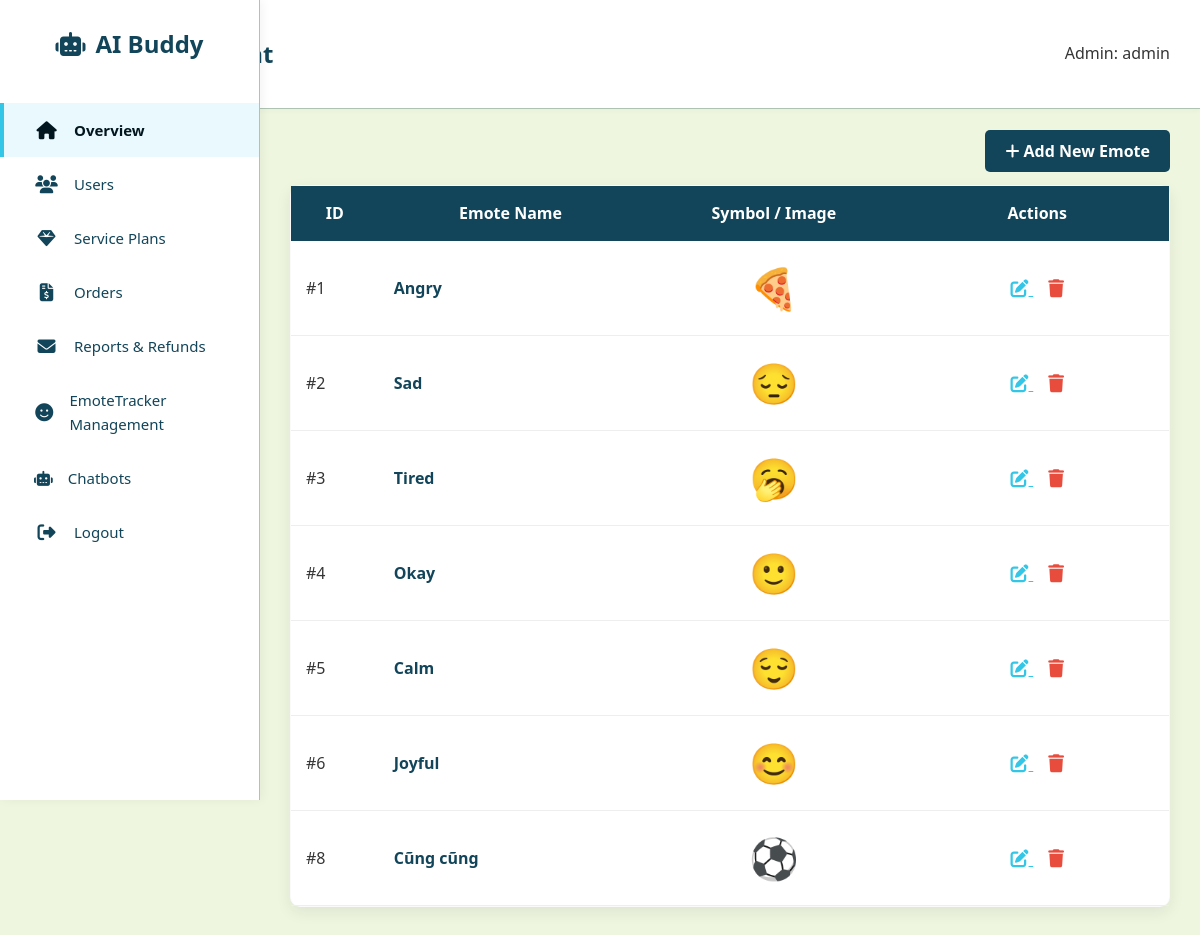
/admin_aibuddy/modules/emote/index.php (signed in), run on the app's committed database.
### tables this page shows
CREATE TABLE `icon` (
  `IconID` int(11) NOT NULL,
  `IconName` varchar(50) DEFAULT NULL,
  `IconSymbol` varchar(20) DEFAULT NULL
);

### admin_aibuddy/modules/emote/index.php (the view, shortened to what this page needs)
<?php
require_once __DIR__ . '/../../config/db.php';
$sql = "SELECT * FROM icon ORDER BY IconID ASC";
$result = $conn->query($sql);
?>
<!DOCTYPE html>
<html lang="en">
<head>
    <link rel="stylesheet" href="../../assets/css/style.css">
    <link rel="stylesheet" href="https://cdnjs.cloudflare.com/ajax/libs/font-awesome/6.4.0/css/all.min.css">
</head>
<body>
    <?php include __DIR__ . '/../../includes/sidebar.php'; ?>
    <div class="top-navbar">
        <h2>Emote Management</h2>
        <div class="user-profile">Admin: <?php echo $_SESSION['user_name']; ?></div>
    </div>
    <div class="main-content">
        <div style="margin-bottom: 20px; text-align: right;">
            <a href="add.php" class="btn" style="background: var(--primary); color: white; padding: 10px 20px; text-decoration: none; border-radius: 5px; font-weight: bold;">
                <i class="fa-solid fa-plus"></i> Add New Emote
            </a>
        </div>
        <div class="table-container card-box" style="padding: 0;">
            <table style="width: 100%; border-collapse: collapse;">
                <thead>
                    <tr style="background: var(--primary); color: white;">
                        <th style="padding: 15px; width: 10%;">ID</th>
                        <th style="padding: 15px; width: 30%;">Emote Name</th>
                        <th style="padding: 15px; width: 30%; text-align: center;">Symbol / Image</th>
                        <th style="padding: 15px; text-align: center;">Actions</th>
                    </tr>
                </thead>
                <tbody>
                    <?php if ($result && $result->num_rows > 0): ?>
                        <?php while($row = $result->fetch_assoc()): ?>
                            <tr style="border-bottom: 1px solid #eee;">
                                <td style="padding: 15px;">#<?php echo $row['IconID']; ?></td>
                                <td style="padding: 15px; font-weight: bold; color: var(--primary);">
                                    <?php echo htmlspecialchars($row['IconName']); ?>
                                </td>
                                <td style="padding: 15px; text-align: center;">
                                    <span class="emote-preview">
                                        <?php echo htmlspecialchars($row['IconSymbol']); ?>
                                    </span>
                                </td>
                                <td style="padding: 15px; text-align: center;">
                                    <a href="edit.php?id=<?php echo $row['IconID']; ?>" style="color: var(--accent); margin-right: 15px; font-size: 18px;" title="Edit">
                                        <i class="fa-solid fa-pen-to-square"></i>
                                    </a>
                                    <a href="index.php?delete_id=<?php echo $row['IconID']; ?>"
                                       onclick="return confirm('WARNING: Are you sure you want to delete the emote \'<?php echo $row['IconName']; ?>\'?');"
                                       style="color: #e74c3c; font-size: 18px;" title="Delete">
                                        <i class="fa-solid fa-trash"></i>
                                    </a>
                                </td>
                            </tr>
                        <?php endwhile; ?>
                    <?php endif; ?>
                </tbody>
            </table>
        </div>
    </div>
</body>
</html>

### admin_aibuddy/assets/css/style.css (style rules this page uses)
:root { --primary-dark: #01161e; --primary: #124559; --primary-light: #598392; --accent: #33c6e7; --light: #aec3b0; --background: #eff6e0; --white: #ffffff; --gray: #d9d9d9; --text: #353535; --card-shadow: 0 5px 15px rgba(0, 0, 0, 0.08); --radius: 10px; --sidebar-width: 260px; }
* { box-sizing: border-box; }
body { font-family: 'Segoe UI', Tahoma, Geneva, Verdana, sans-serif; background-color: var(--background); color: var(--text); margin: 0; line-height: 1.6; }
.main-content { margin-left: var(--sidebar-width); padding: 30px; }
.top-navbar { background: var(--white); padding: 15px 30px; display: flex; justify-content: space-between; align-items: center; box-shadow: 0 2px 5px rgba(0,0,0,0.03); border-bottom: 1px solid var(--light); }
.card-box { background-color: var(--white); border-radius: var(--radius); box-shadow: var(--card-shadow); padding: 25px; transition: transform 0.3s ease; height: 100%; border: 1px solid rgba(0,0,0,0.02); }
h2 { color: var(--primary); }

### admin_aibuddy/modules/emote/index.php (style rules this page uses)
.emote-preview { font-size: 2.5rem; display: inline-block; transition: transform 0.2s; }

### data on the page
icon: IconID "1", IconName "Angry", IconSymbol "🍕"
icon: IconID "2", IconName "Sad", IconSymbol "😔"
icon: IconID "3", IconName "Tired", IconSymbol "🥱"
icon: IconID "4", IconName "Okay", IconSymbol "🙂"
icon: IconID "5", IconName "Calm", IconSymbol "😌"
icon: IconID "6", IconName "Joyful", IconSymbol "😊"
icon: IconID "8", IconName "Cũng cũng", IconSymbol "⚽"

### other printed values
$_SESSION['user_name'] "admin"
